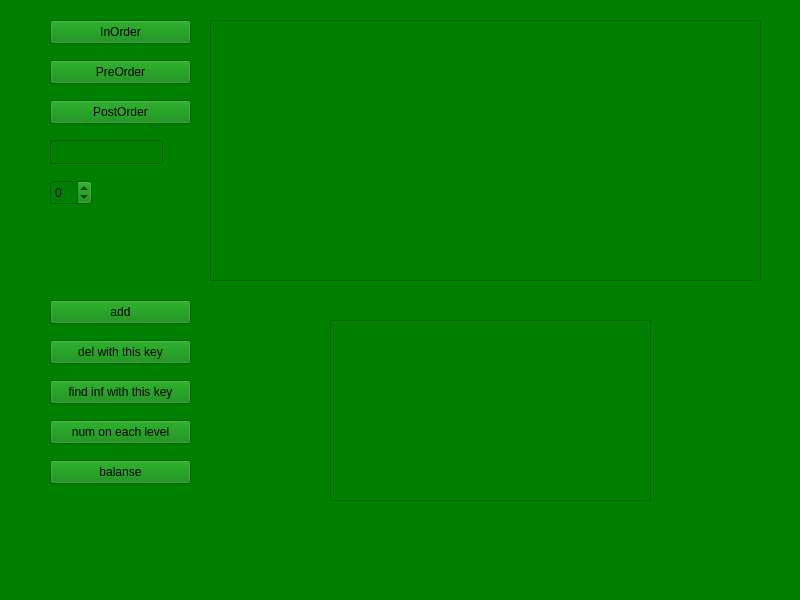
<?xml version="1.0" encoding="UTF-8"?>
<ui version="4.0">
 <class>MainWindow</class>
 <widget class="QMainWindow" name="MainWindow">
  <property name="geometry">
   <rect>
    <x>0</x>
    <y>0</y>
    <width>800</width>
    <height>600</height>
   </rect>
  </property>
  <property name="windowTitle">
   <string>MainWindow</string>
  </property>
  <property name="styleSheet">
   <string notr="true">background-color: green;</string>
  </property>
  <widget class="QWidget" name="centralwidget">
   <widget class="QTreeView" name="treeView">
    <property name="geometry">
     <rect>
      <x>210</x>
      <y>20</y>
      <width>551</width>
      <height>261</height>
     </rect>
    </property>
   </widget>
   <widget class="QLineEdit" name="lineEdit">
    <property name="geometry">
     <rect>
      <x>50</x>
      <y>140</y>
      <width>113</width>
      <height>24</height>
     </rect>
    </property>
   </widget>
   <widget class="QSpinBox" name="spinBox">
    <property name="geometry">
     <rect>
      <x>50</x>
      <y>180</y>
      <width>42</width>
      <height>25</height>
     </rect>
    </property>
    <property name="minimum">
     <number>-999999999</number>
    </property>
    <property name="maximum">
     <number>999999999</number>
    </property>
   </widget>
   <widget class="QPushButton" name="pushButton_add">
    <property name="geometry">
     <rect>
      <x>50</x>
      <y>300</y>
      <width>141</width>
      <height>24</height>
     </rect>
    </property>
    <property name="text">
     <string>add</string>
    </property>
   </widget>
   <widget class="QPushButton" name="pushButton_del">
    <property name="geometry">
     <rect>
      <x>50</x>
      <y>340</y>
      <width>141</width>
      <height>24</height>
     </rect>
    </property>
    <property name="text">
     <string>del with this key</string>
    </property>
   </widget>
   <widget class="QPushButton" name="pushButton_find">
    <property name="geometry">
     <rect>
      <x>50</x>
      <y>380</y>
      <width>141</width>
      <height>24</height>
     </rect>
    </property>
    <property name="text">
     <string>find inf with this key</string>
    </property>
   </widget>
   <widget class="QPushButton" name="pushButton_InOrder">
    <property name="geometry">
     <rect>
      <x>50</x>
      <y>20</y>
      <width>141</width>
      <height>24</height>
     </rect>
    </property>
    <property name="text">
     <string>InOrder</string>
    </property>
   </widget>
   <widget class="QPushButton" name="pushButton_PreOrder">
    <property name="geometry">
     <rect>
      <x>50</x>
      <y>60</y>
      <width>141</width>
      <height>24</height>
     </rect>
    </property>
    <property name="text">
     <string>PreOrder</string>
    </property>
   </widget>
   <widget class="QPushButton" name="pushButton_PostOrder">
    <property name="geometry">
     <rect>
      <x>50</x>
      <y>100</y>
      <width>141</width>
      <height>24</height>
     </rect>
    </property>
    <property name="text">
     <string>PostOrder</string>
    </property>
   </widget>
   <widget class="QTextEdit" name="textEdit_ans">
    <property name="geometry">
     <rect>
      <x>330</x>
      <y>320</y>
      <width>321</width>
      <height>181</height>
     </rect>
    </property>
    <property name="readOnly">
     <bool>false</bool>
    </property>
   </widget>
   <widget class="QPushButton" name="pushButton_eachLevel">
    <property name="geometry">
     <rect>
      <x>50</x>
      <y>420</y>
      <width>141</width>
      <height>24</height>
     </rect>
    </property>
    <property name="text">
     <string>num on each level</string>
    </property>
   </widget>
   <widget class="QPushButton" name="pushButton_balanse">
    <property name="geometry">
     <rect>
      <x>50</x>
      <y>460</y>
      <width>141</width>
      <height>24</height>
     </rect>
    </property>
    <property name="text">
     <string>balanse</string>
    </property>
   </widget>
  </widget>
  <widget class="QMenuBar" name="menubar">
   <property name="geometry">
    <rect>
     <x>0</x>
     <y>0</y>
     <width>800</width>
     <height>22</height>
    </rect>
   </property>
  </widget>
  <widget class="QStatusBar" name="statusbar"/>
 </widget>
 <resources/>
 <connections/>
</ui>
